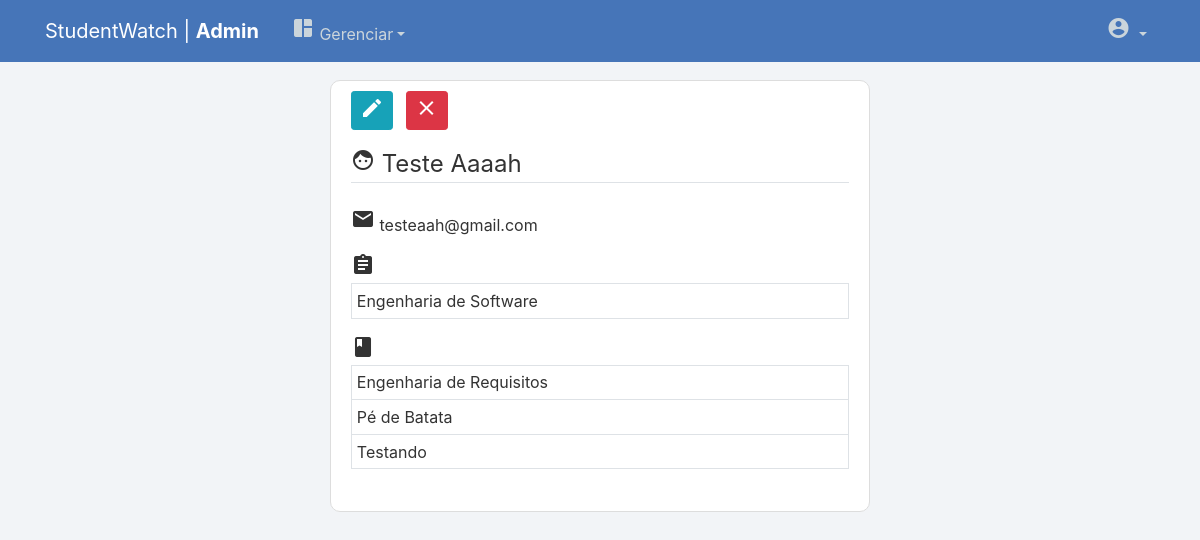
The page /professor/1/17/ (signed in) on the database as committed earlier.
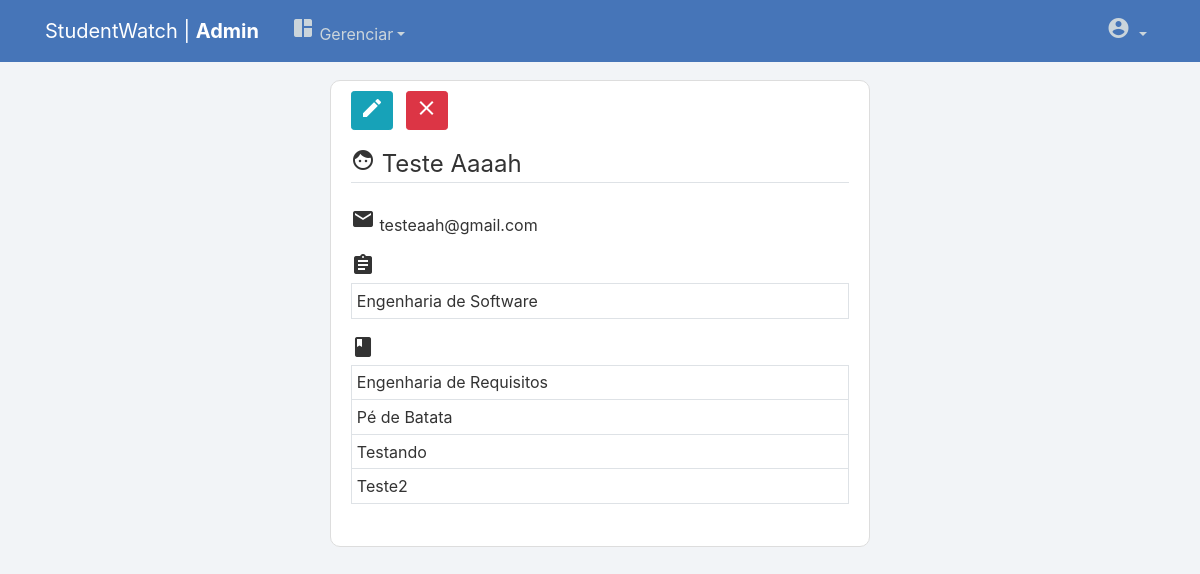
The same page on the database as committed later.
### manager/models.py (models this page shows, shortened)
class Professor_curso(models.Model):
    professor = models.ForeignKey(ProfessorProfile, on_delete=models.CASCADE, null=True)
    curso = models.ForeignKey(Curso, on_delete=models.CASCADE, null=True)

class Curso(models.Model):
    nome = models.CharField(max_length=100)
    descricao = models.TextField(max_length=500)
    coordenador = models.ForeignKey(CoordenadorProfile, on_delete=models.SET_NULL, null=True)
    def __str__(self):
        return self.nome

class Disciplina(models.Model):
    nome = models.CharField(max_length=100)
    professor = models.ForeignKey(ProfessorProfile, on_delete=models.SET_NULL, null=True)
    curso = models.ForeignKey(Curso, on_delete=models.CASCADE, null=True)
    def __str__(self):
        return self.nome

### manager/views.py (the view)
# urls.py: path('professor/<int:curso_id>/<int:professor_id>/', ProfessorDetailView.as_view(), name='professor-detail'),
class ProfessorDetailView(PermissionRequiredMixin, LoginRequiredMixin, DetailView):
    permission_required = 'users.view_professorprofile'
    template_name = "manager/professor_detail.html"
    def get(self, request, *args, **kwargs):
        curso_id = self.kwargs['curso_id']
        professorprofile_id = self.kwargs['professor_id']
        professorprofile = ProfessorProfile.objects.get(id=professorprofile_id)
        cursos = Professor_curso.objects.filter(professor=professorprofile_id)
        disciplinas = Disciplina.objects.filter(professor=professorprofile_id)
        context = {
            'object': professorprofile,
            'curso_id': curso_id,
            'cursos': cursos,
            'disciplinas': disciplinas,
        }
        return render(request, self.template_name, context)

### manager/templates/manager/professor_detail.html
{% extends "page/base.html" %}
{% block content %}
    <div class="content-section">
        <fieldset class="form-group">
            {% if user.is_staff %}
                <a class="btn btn-info btn-sm" href="{% url 'professor-update' curso_id=curso_id professor_id=object.id %}"><span class="material-icons">edit</span></a>
                <a class="btn btn-danger btn-sm ml-2" href="{% url 'professor-delete' curso_id=curso_id professor_id=object.id %}"><span class="material-icons">clear</span></a>
            {% endif %}
        </fieldset>
        <fieldset class="form-group">
            <legend class="border-bottom mb-4"><span class="material-icons">face</span> {{ object.user.first_name }} {{ object.user.last_name }}</legend>
            <p><span class="material-icons">mail</span> {{ object.user.email }}</p>
            <table class="table table-bordered table-sm">
                {% for curso in cursos %}
                    {% if forloop.first %}
                        <tr>
                            <thead>
                                <span class="material-icons">assignment</span>
                            </thead>
                            <td>
                                {{ curso.curso }}
                            </td>
                        </tr>
                    {% else %}
                        <tr>
                            <td>
                                {{ curso.curso }}
                            </td>
                        </tr>
                    {% endif %}
                {% endfor %}
            </table>
            <table class="table table-bordered table-sm">
                {% for disciplina in disciplinas %}
                    {% if forloop.first %}
                        <tr>
                            <thead>
                                <span class="material-icons">book</span>
                            </thead>
                            <td>
                                {{ disciplina }}
                            </td>
                        </tr>
                    {% else %}
                        <tr>
                            <td>
                                {{ disciplina }}
                            </td>
                        </tr>
                    {% endif %}
                {% endfor %}
            </table>
    </div>
{% endblock content %}

Rows that differ between the two databases and show on the page:
added Disciplina: nome "Teste2"
